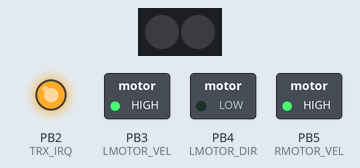
This sketch was run on a simulated ATtiny85, built with avr-gcc and run on an emulated ATtiny85. Parts: 2 RGB LEDs in strip order, left to right, switched loads named in the sketch (green lamp = pin HIGH), output pins drawn as LEDs (lit = HIGH). The strip is taken to match the declared colour order; no radio packets arrive unless stated; what the sketch prints to the serial monitor is not drawn.

Above: at 0.1 s.
Timing chart, 0 to 1.6 s (numbered marks = the images above):
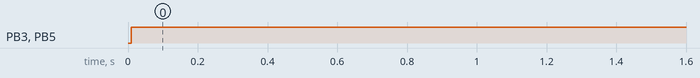

Measured:
- by itself, PB3 (LMOTOR_VEL), PB5 (RMOTOR_VEL): LOW → HIGH at 0.01 s

The sketch:

ImagineBots.ino
```cpp
#include <SoftwareServo.h>
#include <SPI.h>
//#include <RHDatagram.h>
//#include <RH_NRF24.h>

/*
 * ImagineBots_v2.ino
 *
 * Created: 2/22/2016 12:26:27 AM
 * Author: benja
 */

#include "ImagineBots_v2.h"


botType bot_type = PLOWBOT;
char address[] = ROBOT_ADDRESS_1_RF24;
ImagineBots_v2 bot(bot_type, address);

void setup()
{

	Serial.begin(9600);
	SPI.begin();
	bot.setupPins();
	if(~(bot.setupComms())){
		if(Serial){
			Serial.println("did not set up radio");
		}
	}
	//attachInterrupt(TRX_IRQ,LOW);

	bot.CH_led.begin();
 Serial.println("setup done!");
}

void loop()
{
	//assume that the values in the array are up to date, as the interrupt is keeping them new.
	//[x,y,arm/loader position, claw  position/fire,request_bot_type]

 bot.testMotors();
 bot.updateLED();
 delay(20);

}
```

ImagineBotsConstants.h
```cpp
#ifndef IMAGINEBOTS_V2_CONSTANTS_H
#define IMAGINEBOTS_V2_CONSTANTS_H

#define SHOOTBOT_PICKUP_LOW 0
#define SHOOTBOT_PICKUP_HIGH 140

#define  ARMBOT_ARM_LOW 0
#define  ARMBOT_ARM_HIGH 65

#define  ARMBOT_CLAW_CLOSED 0
#define  ARMBOT_CLAW_OPEN 30

#define FIELD_ADDRESS_RF24 "FLD"

#define REMOTE_ADDRESS_1_RF24 "R01"
#define REMOTE_ADDRESS_2_RF24 "R02"
#define REMOTE_ADDRESS_2_RF24 "R03"
#define REMOTE_ADDRESS_3_RF24 "R04"

#define ROBOT_ADDRESS_1_RF24 "B01"
#define ROBOT_ADDRESS_2_RF24 "B02"
#define ROBOT_ADDRESS_3_RF24 "B03"
#define ROBOT_ADDRESS_4_RF24 "B04"

#define FIELD_ADDRESS_Rh 0XFD

#define REMOTE_ADDRESS_1_RH 0XE1
#define REMOTE_ADDRESS_2_RH 0XE2
#define REMOTE_ADDRESS_3_RH 0XE3
#define REMOTE_ADDRESS_4_RH 0XE4

#define REMOTE_ADDRESS_1_RH 0XB1
#define REMOTE_ADDRESS_2_RH 0XB2
#define REMOTE_ADDRESS_3_RH 0XB3
#define REMOTE_ADDRESS_4_RH 0XB4

#define LED_MAGENTA_R 254
#define LED_MAGENTA_G 50
#define LED_MAGENTA_B 254

#define LED_CYAN_R 50
#define LED_CYAN_G 254
#define LED_CYAN_B 254

#define LED_YELLOW_R 254
#define LED_YELLOW_G 254
#define LED_YELLOW_B 50

#define LED_GREEN_R 50
#define LED_GREEN_G 254
#define LED_GREEN_B 50
#endif
```

ImagineBotsPinDefs.h
```cpp
#ifndef IMAGINEBOTSPINDEFS_H
#define IMAGINEBOTSPINDEFS_H

//pin defs for RF interrupt (IRQ)
#define  TRX_IRQ 2

//pin defs for motors
#define LMOTOR_VEL 3
#define RMOTOR_VEL 5
#define LMOTOR_DIR 4
#define RMOTOR_DIR 6
#define LED_DIN 7
#define MOTOR_EN 9

//pin defs for radio
#define TRX_CE 8
#define TRX_CSN 10

//pin defs for servos
#define SERVO_ONE  14
#define SERVO_TWO 15
#define SERVO_THREE 16
#define SERVO_FOUR 17

//pin defs for channel change button
#define  CHANGE_CH 20

//pin defs for solenoid
#define SHOOT_SOL   21

#define SHOOTBOT_PICKUP_LOW 0
#define SHOOTBOT_PICKUP_HIGH 140

#endif
```

ImagineBots_v2.cpp
```cpp
/*
 * MyClass.cpp
 *
 * Created: 2/22/2016 12:26:27 AM
 * Author: benja
 */

#include "ImagineBots_v2.h"
#include <stdio.h>

ImagineBots_v2::ImagineBots_v2(botType __robot_type, char * __botAddress):radio(TRX_CE,TRX_CSN),CH_led(2,LED_DIN,NEO_RGB+NEO_KHZ800),
lMotor(LMOTOR_VEL, LMOTOR_DIR),rMotor(RMOTOR_VEL, RMOTOR_DIR){
	robot_type = __robot_type;
	botAddress = atoi(__botAddress);


	if (robot_type == ARMBOT){
		armServo.attach(SERVO_ONE);
		clawServo.attach(SERVO_TWO);
	}
	else if(robot_type == SHOOTBOT){
		armServo.attach(SERVO_ONE);
	}

}

void ImagineBots_v2::setupPins(){
	pinMode(TRX_IRQ,INPUT_PULLUP);
	pinMode(LMOTOR_VEL,OUTPUT);
	pinMode(RMOTOR_VEL,OUTPUT);
	pinMode(LMOTOR_DIR,OUTPUT);
	pinMode(RMOTOR_DIR,OUTPUT);
	pinMode(LED_DIN, OUTPUT);
	pinMode(SERVO_ONE,OUTPUT);
	pinMode(SERVO_TWO,OUTPUT);
	pinMode(SERVO_THREE, OUTPUT);
	pinMode(SERVO_FOUR, OUTPUT);
	pinMode(CHANGE_CH, OUTPUT);
}
boolean ImagineBots_v2::setupComms(){
	boolean success = true;
	radio.begin();
	radio.openReadingPipe(1,botAddress);
	radio.openReadingPipe(2, atoi(FIELD_ADDRESS_RF24));
	return success;
}

void ImagineBots_v2::setDataAvaialble(boolean val){
	data_available = val;
}

//will be called if data_available flag has been set
void ImagineBots_v2::readComms(){
	while (radio.available()){
		radio.read(&botData, sizeof(botData));
	}

}

void ImagineBots_v2::setAddress(uint8_t address){
	botAddress = address;
}

uint8_t ImagineBots_v2::getAddress(){
	return botAddress;
}
//enable the motors on the bot, reset their values.
void ImagineBots_v2::enableBot(){
	digitalWrite(MOTOR_EN, 1);
	lMotor.setSpeed(0);
	lMotor.update();
	rMotor.setSpeed(0);
	rMotor.update();

	if(robot_type == ARMBOT)
	{
		armServo.write(ARMBOT_ARM_LOW);
		clawServo.write(ARMBOT_CLAW_OPEN);
	}
	else if(robot_type == SHOOTBOT){
		armServo.write(SHOOTBOT_PICKUP_LOW);
	}


}

void ImagineBots_v2::disableBot(){
	digitalWrite(MOTOR_EN,0);
}

void ImagineBots_v2::updateLED(){
	if (botAddress == atoi(ROBOT_ADDRESS_1_RF24)){
		LEDR = LED_MAGENTA_R;
		LEDG = LED_MAGENTA_G;
		LEDB = LED_MAGENTA_B;
	}

	else if(botAddress == atoi(ROBOT_ADDRESS_2_RF24)){
		LEDR = LED_CYAN_R;
		LEDG = LED_CYAN_G;
		LEDB = LED_CYAN_B;
	}
	else if(botAddress == atoi(ROBOT_ADDRESS_3_RF24)){
		LEDR = LED_YELLOW_R;
		LEDG = LED_YELLOW_G;
		LEDB = LED_YELLOW_B;
	}
	else if(botAddress ==  atoi(ROBOT_ADDRESS_4_RF24)){
		LEDR = LED_GREEN_R;
		LEDG = LED_GREEN_G;
		LEDB = LED_GREEN_B;
	}

	CH_led.setPixelColor(0,CH_led.Color(LEDR,LEDG,LEDB));
}

void ImagineBots_v2::testMotors() {
  digitalWrite(MOTOR_EN, 1);
  lMotor.setSpeed(500);
  lMotor.update();
  rMotor.setSpeed(500);
  rMotor.update();
}

imagineBots_motor::imagineBots_motor(uint8_t __enablePin, uint8_t __directionPin ){
	directionPin = __directionPin;
	enablePin = __enablePin;
	speed = 0;
	dir = 0;


}

void imagineBots_motor::setSpeed( int velocity){
	if(velocity < 0){
		speed = abs(velocity);
		dir = 1;
	}
	else{
		speed = velocity;
		dir = 0;
	}
}

void imagineBots_motor::update(){
	analogWrite(enablePin,speed);
	digitalWrite(directionPin,dir);
}
```

ImagineBots_v2.h
```cpp
#include <Servo.h>

#include <nRF24L01.h>
#include <RF24.h>
#include <RF24_config.h>

/*
 * MyClass.h
 *
 * Created: 2/22/2016 12:26:27 AM
 * Author: ben parnas
 */

#ifndef IMAGINEBOTS_V2_H
#define IMAGINEBOTS_V2_H

#if defined(ARDUINO) && ARDUINO >= 100
	#include "Arduino.h"
#else
	#include "WProgram.h"
#endif

#include <Adafruit_NeoPixel.h>
//#include <Servo/src/Servo.h>
#include <SPI.h>
#include <math.h>
#include "ImagineBotsPinDefs.h"
#include "ImagineBotsConstants.h"


enum botType{
	PLOWBOT = 0,
	ARMBOT,
	SHOOTBOT
};

class imagineBots_motor
{
	private:
	uint8_t speed;
	boolean dir;
	uint8_t directionPin;
	uint8_t enablePin;

	public:
	imagineBots_motor(uint8_t __enablePin, uint8_t __directionPin );
	void setSpeed(int);
	void update(void);


};

class ImagineBots_v2
{
 private:
	char botData[5];

	botType robot_type;

	uint64_t botAddress;//internal address of the robot
	uint8_t commAddress;//address of the remote controlling it
	boolean data_available;//set if interrupt has run and there is data available.
	uint8_t LEDR,LEDB,LEDG;


 public:
	boolean requestBotType;
	uint8_t xVal;
	uint8_t yVal;
	uint8_t armPos;
	uint8_t grabPos;
	uint8_t fireSolenoid;


	ImagineBots_v2(botType robot_type, char* botAddress);
	imagineBots_motor lMotor;
	imagineBots_motor rMotor; //drive motors
	Adafruit_NeoPixel CH_led; //LED control object
	RF24 radio;
	//RF24Network dataManager;
	Servo armServo;//a servo that controls a two-position arm. used on both armbot and shootbot
	Servo clawServo;//a servo that controls a grabber. used on armbot


	void setupPins();
	boolean setupComms();

	//set a flag that data is available, called on pin interrupt from NRF24L01
	void setDataAvaialble(boolean val);

	//read data from NRF24L01, store it in an array
	void readComms(void);

	//returns the robot address
	uint8_t getAddress();

	//set the robot's address
	void setAddress(uint8_t address);

	//disables the robot's motors and servos
	void disableBot();

	//enables the robot's motors and servos
	void enableBot();

	//send the robot type to the provided address
	boolean sendRobotType();

	void updateLED();

 void testMotors();


};


#endif
```
